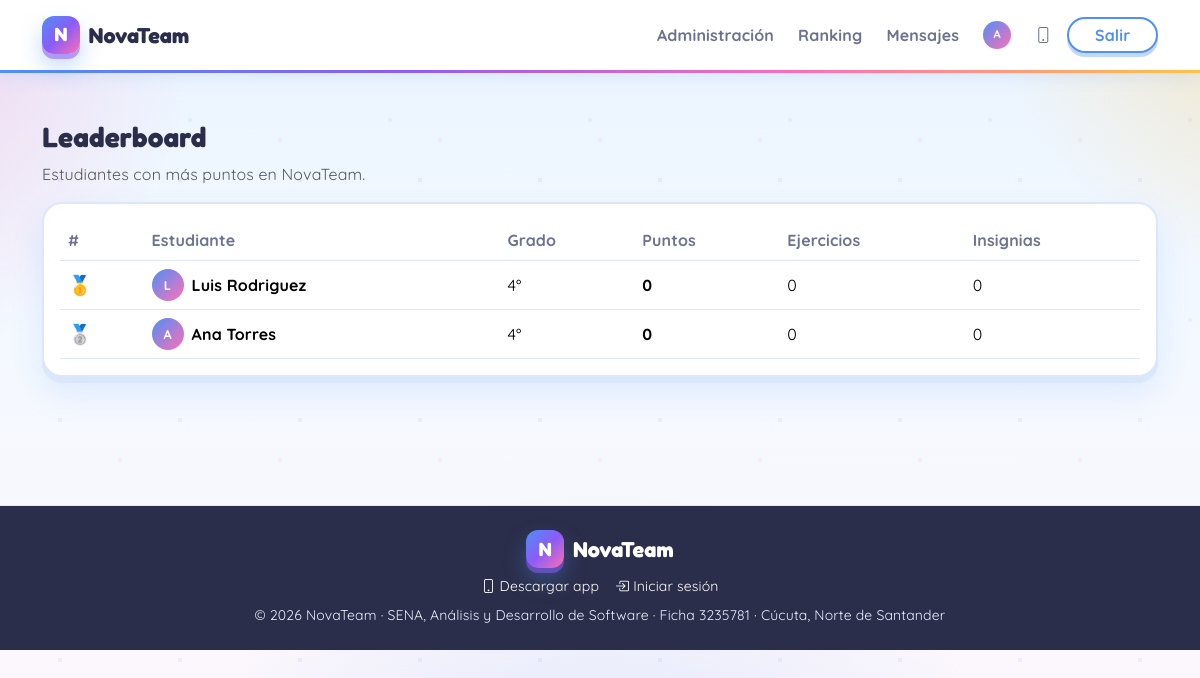
The page /leaderboard.php (signed in) on the database its author committed.
### tables this page shows
CREATE TABLE usuarios (
    id_usuario           INT AUTO_INCREMENT PRIMARY KEY,
    nombre               VARCHAR(120)        NOT NULL,
    correo               VARCHAR(150)        NOT NULL UNIQUE,
    contrasena_hash      VARCHAR(255)        NOT NULL,
    rol                  ENUM('estudiante','profesor','administrador') NOT NULL DEFAULT 'estudiante',
    grado                TINYINT             NULL COMMENT 'Solo estudiantes (4° grado)',
    materia              ENUM('matematicas','ingles') NULL COMMENT 'Solo profesores',
    puntos               INT                 NOT NULL DEFAULT 0,
    ejercicios_resueltos INT                 NOT NULL DEFAULT 0,
    activo               TINYINT(1)          NOT NULL DEFAULT 1,
    ultimo_acceso        DATETIME            NULL,
    fecha_registro       DATETIME            NOT NULL DEFAULT CURRENT_TIMESTAMP,
    foto_perfil          VARCHAR(255)        NULL COMMENT 'Ruta imagen de perfil',
    marco_perfil         VARCHAR(50)         NULL COMMENT 'Estilo de marco: dorado,plateado,arcoiris,fuego,estrella,ninguno',
    bio                  TEXT                NULL COMMENT 'Biografia del usuario',
    fondo_perfil         VARCHAR(255)        NULL COMMENT 'Ruta imagen de fondo de perfil',
    tema_color           VARCHAR(20)         NOT NULL DEFAULT 'default' COMMENT 'Tema de color: default,oscuro,verde,rosa,purpura',
    vidas                TINYINT             NOT NULL DEFAULT 5 COMMENT 'Vidas actuales (se recargan cada 4 h)',
    vidas_max            TINYINT             NOT NULL DEFAULT 5 COMMENT 'Maximo de vidas',
    vidas_actualizadas   DATETIME            NULL COMMENT 'Desde cuando se cuenta la recarga de vidas (NULL = lleno)',
    escudos_racha        TINYINT             NOT NULL DEFAULT 0 COMMENT 'Protectores de racha (max 3)',
    comodines_50         TINYINT             NOT NULL DEFAULT 0 COMMENT 'Comodines 50/50 para el quiz (max 3)',
    doble_puntos         TINYINT             NOT NULL DEFAULT 0 COMMENT 'Doble puntos para el proximo quiz (max 2)',
    remember_token       VARCHAR(64)         NULL COMMENT 'Token para recuperación de contraseña',
    token_expires        DATETIME            NULL COMMENT 'Expiración del token de recuperación',
    CONSTRAINT chk_grado   CHECK (rol <> 'estudiante' OR grado = 4),
    CONSTRAINT chk_materia CHECK (rol <> 'profesor'   OR materia IS NOT NULL)
);

### includes/db.php (called while the page is built, shortened)
<?php
function db(): PDO
{
    static $pdo = null;
    if ($pdo instanceof PDO) {
        try {
            $pdo->query('SELECT 1');
        } catch (PDOException $e) {
            $pdo = null;
        }
        if ($pdo instanceof PDO) {
            return $pdo;
        }
    }
    $host = env('DB_HOST', '127.0.0.1') ?? '127.0.0.1';
    $name = env('DB_NAME', 'novateam_db') ?? 'novateam_db';
    $user = env('DB_USER', 'root') ?? 'root';
    $pass = env('DB_PASS', '') ?? '';
    $port = env('DB_PORT', '3306') ?? '3306';
    $charset = env('DB_CHARSET', 'utf8mb4') ?? 'utf8mb4';
    $dsn = "mysql:host={$host};port={$port};dbname={$name};charset={$charset}";
    try {
        $pdo = new PDO($dsn, $user, $pass, [
            PDO::ATTR_ERRMODE            => PDO::ERRMODE_EXCEPTION,
            PDO::ATTR_DEFAULT_FETCH_MODE => PDO::FETCH_ASSOC,
            PDO::ATTR_EMULATE_PREPARES   => false,
            PDO::ATTR_PERSISTENT         => false,
            PDO::MYSQL_ATTR_INIT_COMMAND => "SET NAMES utf8mb4 COLLATE utf8mb4_unicode_ci",
        ]);
    } catch (PDOException $e) {
        http_response_code(500);
        exit('No se pudo conectar a MySQL. Importa database/novateam.sql en phpMyAdmin y revisa el archivo .env');
    }
    return $pdo;
}

### includes/auth.php (called while the page is built, shortened)
<?php
function refresh_user(int $id): void
{
    $stmt = db()->prepare(
        'SELECT id_usuario, nombre, correo, rol, grado, materia, puntos, ejercicios_resueltos, activo,
                foto_perfil, marco_perfil, bio, fondo_perfil, tema_color
         FROM usuarios WHERE id_usuario = :id LIMIT 1'
    );
    $stmt->execute(['id' => $id]);
}

### includes/bootstrap.php (called while the page is built, shortened)
<?php
require_once __DIR__ . '/db.php';
require_once __DIR__ . '/helpers.php';
require_once __DIR__ . '/auth.php';
if (!empty($_SESSION['user']['id_usuario'])) {
    $lastRefresh = (int) ($_SESSION['_last_refresh'] ?? 0);
    $now = time();
    if ($now - $lastRefresh > 60) {
        try {
            refresh_user((int) $_SESSION['user']['id_usuario']);
        } catch (Throwable $e) {
            error_log('NovaTeam: refresh_user error: ' . $e->getMessage());
        }
    }
}

### leaderboard.php (the view, shortened to what this page needs)
<?php
require_once __DIR__ . '/includes/bootstrap.php';
$rows = db()->query('SELECT * FROM vw_leaderboard ORDER BY puntos DESC, ejercicios_resueltos DESC LIMIT 50')->fetchAll();
require __DIR__ . '/includes/header.php';
?>
<div class="container py-5">
  <h1 class="h3 fw-bold">Leaderboard</h1>
  <p class="text-muted">Estudiantes con más puntos en NovaTeam.</p>
  <div class="table-responsive card-edu p-3">
    <table class="table align-middle mb-0">
      <thead><tr><th>#</th><th>Estudiante</th><th>Grado</th><th>Puntos</th><th>Ejercicios</th><th>Insignias</th></tr></thead>
      <tbody>
        <?php foreach ($rows as $i => $r): ?>
          <tr>
            <td>
              <?php if ($i < 3): ?>
                <span style="font-size:1.2rem;"><?= ['🥇','🥈',''][$i] ?></span>
              <?php else: ?>
                <?= $i + 1 ?>
              <?php endif; ?>
            </td>
            <td>
              <div class="d-flex align-items-center gap-2">
                <?php
                $avatarUser = ['nombre' => $r['nombre'], 'foto_perfil' => $r['foto_perfil'] ?? null, 'marco_perfil' => $r['marco_perfil'] ?? null];
                echo user_avatar_html($avatarUser, 32);
                ?>
                <span class="fw-bold"><?= e($r['nombre']) ?></span>
              </div>
            </td>
            <td><?= (int) $r['grado'] ?>°</td>
            <td><strong><?= (int) $r['puntos'] ?></strong></td>
            <td><?= (int) $r['ejercicios_resueltos'] ?></td>
            <td><?= (int) $r['total_insignias'] ?></td>
          </tr>
        <?php endforeach; ?>
      </tbody>
    </table>
  </div>
</div>
<?php require __DIR__ . '/includes/footer.php'; ?>

### includes/helpers.php (shortened to what this page needs)
<?php
function e(?string $value): string
{
    return htmlspecialchars((string) $value, ENT_QUOTES | ENT_SUBSTITUTE, 'UTF-8');
}
function marco_css_class(?string $marco): string
{
    return match ($marco) {
        'dorado'   => 'marco-dorado',
        'plateado' => 'marco-plateado',
        'arcoiris' => 'marco-arcoiris',
        'fuego'    => 'marco-fuego',
        'estrella' => 'marco-estrella',
        default    => '',
    };
}
function user_avatar_html(array $user, int $size = 40): string
{
    $cls = marco_css_class($user['marco_perfil'] ?? null);
    $sizeStyle = 'width:' . $size . 'px;height:' . $size . 'px;';
    $initials = mb_strtoupper(mb_substr($user['nombre'], 0, 1));
    return '<div class="avatar-frame ' . $cls . '" style="' . $sizeStyle . 'background:linear-gradient(135deg,var(--edu-primary),var(--edu-accent));display:grid;place-items:center;color:#fff;font-weight:800;font-size:' . ($size * 0.4) . 'px;">' . e($initials) . '</div>';
}

### assets/css/app.css (style rules this page uses)
:root { color-scheme:dark; --edu-primary:#4F8FF7; --edu-secondary:#FFB84D; --edu-accent:#EC6BB2; --edu-violet:#8B5CF6; --edu-success:#56D39F; --edu-bg:#17181A; --edu-surface:#1F2126; --edu-surface-2:rgba(31,33,38,.92); --edu-navbar-bg:#121315; --edu-text:#F4F5F7; --edu-muted:#A6AEB9; --edu-border:#2C2F36; --edu-hover:#26282E; --edu-pill:#23262C; --edu-footer-bg:#121315; --edu-footer-text:#D7DBE3; --edu-input-bg:#101113; --edu-shadow:0 10px 30px rgba(0,0,0,.35); --edu-shadow-hover:0 16px 40px rgba(0,0,0,.5); --edu-navbar-shadow:0 4px 18px rgba(0,0,0,.4); --edu-messages-bg:#1B1D21; --edu-tint-a:#26282E; --edu-tint-b:#23262C; --edu-hero-bg:#17181A; }
[data-bs-theme="light"] { color-scheme:light; --edu-primary:#4F8FF7; --edu-secondary:#FFB84D; --edu-accent:#EC6BB2; --edu-violet:#8B5CF6; --edu-success:#2FBF88; --edu-bg:#F5F7FB; --edu-surface:#FFFFFF; --edu-surface-2:rgba(255,255,255,.88); --edu-navbar-bg:#FFFFFF; --edu-text:#1F2430; --edu-muted:#5F6A80; --edu-border:#E3E8F1; --edu-hover:#EEF2FB; --edu-pill:#EEF2FB; --edu-footer-bg:#17181A; --edu-footer-text:#D7DBE3; --edu-input-bg:#FFFFFF; --edu-shadow:0 10px 30px rgba(31,36,48,.08); --edu-shadow-hover:0 16px 40px rgba(31,36,48,.14); --edu-navbar-shadow:0 4px 18px rgba(31,36,48,.06); --edu-messages-bg:#F2F5FB; --edu-tint-a:#EFF6FF; --edu-tint-b:#FDF2F8; --edu-hero-bg:#F5F7FB; }
* { box-sizing:border-box }
body { font-family:'Quicksand','Comic Neue',system-ui,sans-serif; background:var(--edu-bg); color:var(--edu-text); min-height:100vh; letter-spacing:.01em; }
.card-edu { border:1px solid var(--edu-border);border-radius:20px;background:var(--edu-surface); box-shadow:var(--edu-shadow); transition:transform .25s ease,box-shadow .25s ease,border-color .25s ease; }
table { color:var(--edu-text) }
.table thead th { color:var(--edu-muted);border-color:var(--edu-border) }
.table td,.table th { border-color:var(--edu-border) }
.avatar-frame { border-radius:50%;object-fit:cover;flex-shrink:0 }
body.has-bottom-nav { padding-bottom:calc(58px + env(safe-area-inset-bottom)) }
html { scroll-behavior:smooth }
body { background-image: radial-gradient(60rem 60rem at 110% -10%, rgba(139,92,246,.10), transparent 60%), radial-gradient(50rem 50rem at -10% 110%, rgba(79,143,247,.10), transparent 60%); background-attachment:fixed; }
[data-bs-theme="light"] body { background-image: radial-gradient(60rem 60rem at 110% -10%, rgba(139,92,246,.07), transparent 60%), radial-gradient(50rem 50rem at -10% 110%, rgba(79,143,247,.07), transparent 60%); }
.card-edu { border-radius:20px }
.table { --bs-table-bg:transparent }
[data-bs-theme="light"] { color-scheme:light; --edu-primary:#4F8FF7; --edu-secondary:#FFC247; --edu-accent:#FF6FB5; --edu-violet:#8B5CF6; --edu-success:#2FD08A; --edu-bg:#EAF4FF; --edu-surface:#FFFFFF; --edu-surface-2:rgba(255,255,255,.92); --edu-navbar-bg:#FFFFFF; --edu-text:#2B2E4A; --edu-muted:#6B7390; --edu-border:#DCE7FA; --edu-hover:#EFF5FF; --edu-pill:#EFF4FF; --edu-footer-bg:#2B2E4A; --edu-footer-text:#E9F0FF; --edu-input-bg:#FFFFFF; --edu-shadow:0 6px 0 rgba(214,227,248,.7),0 16px 32px rgba(79,143,247,.14); --edu-shadow-hover:0 9px 0 rgba(214,227,248,.8),0 22px 44px rgba(79,143,247,.22); --edu-navbar-shadow:0 4px 16px rgba(79,143,247,.12); --edu-messages-bg:#F4F8FF; --edu-tint-a:#EAF4FF; --edu-tint-b:#FFF0F7; --edu-hero-bg:transparent; }
h1,h2,h3,h4,h5,h6,.hero h1,.hero-title,.edu-logo, .quiz-question,.section-eyebrow,.path-group-head,.bn-label { font-family:'Fredoka','Quicksand',system-ui,sans-serif; }
[data-bs-theme="light"] body { background-color:#EAF4FF; background-image: radial-gradient(38rem 38rem at 112% -10%, rgba(255,194,71,.45), transparent 62%), radial-gradient(34rem 34rem at -12% 4%, rgba(255,111,181,.28), transparent 62%), radial-gradient(46rem 46rem at 50% 118%, rgba(79,143,247,.22), transparent 62%), linear-gradient(180deg,#EAF4FF 0%,#F4F9FF 45%,#FFF6FB 100%); background-attachment:fixed; }
[data-bs-theme="light"] body::before { content:"";position:fixed;inset:0;z-index:-1;pointer-events:none;opacity:.55; background-image: radial-gradient(rgba(139,92,246,.16) 2.5px, transparent 2.5px), radial-gradient(rgba(255,111,181,.16) 2.5px, transparent 2.5px), radial-gradient(rgba(79,143,247,.14) 2.5px, transparent 2.5px); background-size:120px 120px,160px 160px,200px 200px; background-position:0 0,40px 60px,90px 20px; }
[data-bs-theme="light"] .card-edu { border-width:2px }

### rows shown on the page
usuarios: nombre "A"
usuarios: i "🥇", initials "L", nombre "Luis Rodriguez", grado "4", puntos "0", ejercicios_resueltos "0", total_insignias "0"
usuarios: i "🥈", initials "A", nombre "Ana Torres", grado "4", puntos "0", ejercicios_resueltos "0", total_insignias "0"
